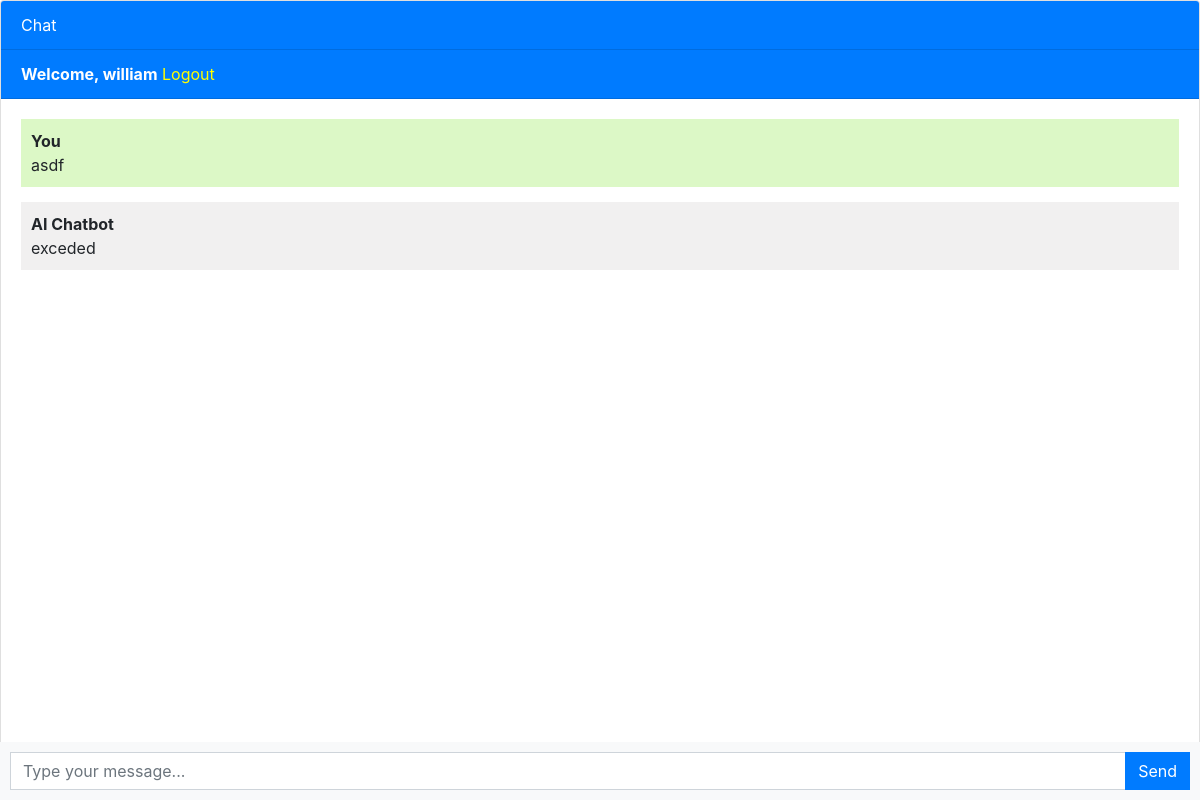
The page /api/ (signed in) on the database as committed earlier.
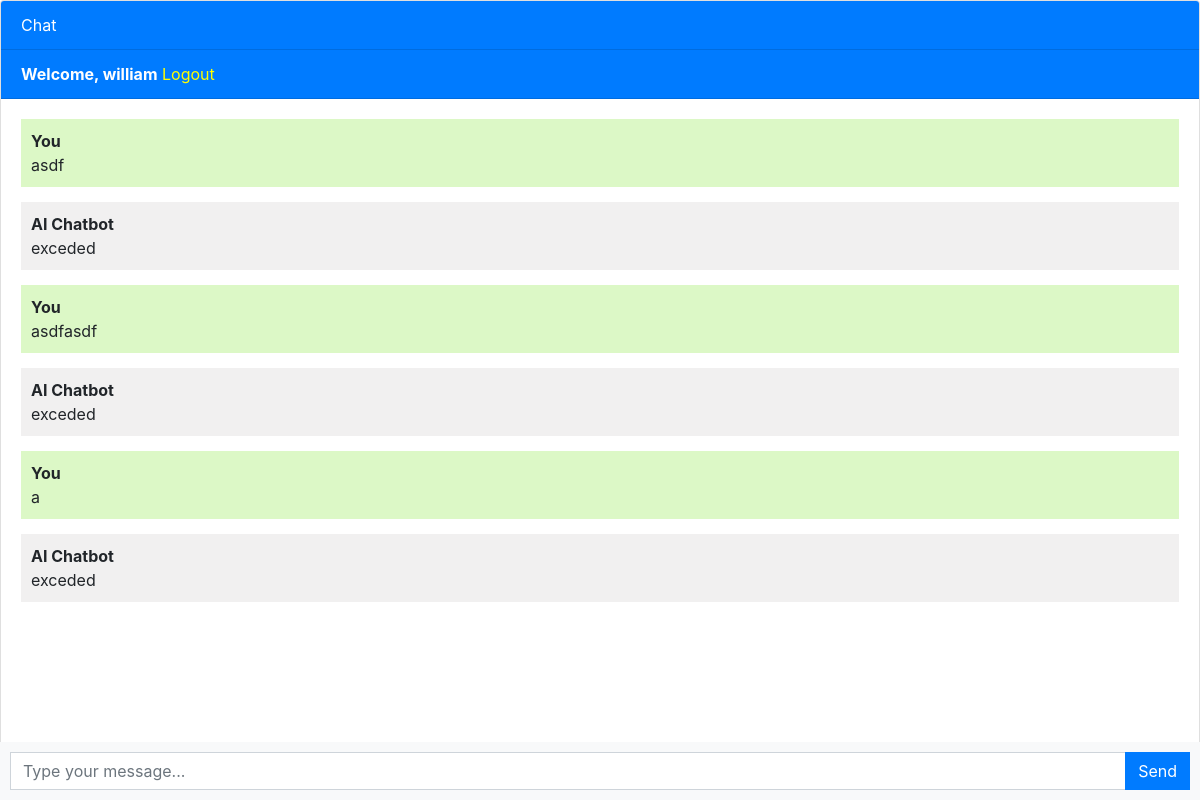
The same page on the database as committed later.
### chatbot/models.py (models this page shows, shortened)
class Chat(models.Model):
    user = models.ForeignKey(User, on_delete=models.CASCADE)
    message = models.TextField()
    response = models.TextField()
    created_at = models.DateTimeField(auto_now_add=True)

### chatbot/views.py (the view)
# urls.py: path('', views.chatbot, name='chatbot'),
def chatbot(request):
    chats = Chat.objects.filter(user=request.user)
    if request.method == "POST":
        message = request.POST.get('message')
        response = "exceded"
        chat = Chat(user=request.user, message=message, response=response)
        chat.save()
        return JsonResponse({"message": message, "response": response})
    return render(request, 'chatbot.html', {
        'chats': chats,
        })

### templates/chatbot.html (shortened to what this page needs)
{% extends 'base.html' %}
{% block content %}
<div class="chat-container">
  <div class="card flex-grow-1">
    <div class="card-header bg-primary text-white">Chat</div>
    {% if user.is_authenticated %}
    	<div class="card-header bg-primary text-white"><b>Welcome, {{user.username}}</b>   <a style="color: yellow;" href="logout">Logout</a></div>
    {% else %}
    	<div class="card-header bg-primary text-white"><a style="color: yellow" href="login">Login</a>   <a style="color: yellow;" href="register">Register</a></div>
    {% endif %}
    <div class="card-body messages-box">
      <ul class="list-unstyled messages-list">
        {% for chat in chats %}
          {% if chat.user == request.user %}
            <li class="message sent">
          <div class="message-text">
            <div class="message-sender">
              <b>You</b>
            </div>
            <div class="message-content">
              {{chat.message}}
            </div>
          </div>
        </li>
        <li class="message received">
          <div class="message-text">
            <div class="message-sender">
              <b>AI Chatbot</b>
            </div>
            <div class="message-content">
              {{chat.response}}
            </div>
          </div>
        </li>
          {% endif %}
        {% endfor %}
      </ul>
    </div>
    <br><br>
    <br><br>
    <br><br>
  </div>
  <form class="message-form">
    <div class="input-group">
      <input type="text" class="form-control message-input" placeholder="Type your message...">
      <div class="input-group-append">
        <button type="submit" class="btn btn-primary btn-send">Send</button>
      </div>
    </div>
  </form>
</div>
{% endblock %}

### templates/base.html (shortened to what this page needs)
<!DOCTYPE html>
<html lang="en">
  <head>
    <link rel="stylesheet" href="https://stackpath.bootstrapcdn.com/bootstrap/4.3.1/css/bootstrap.min.css">
  </head>
  <body>
    {% block content %}{% endblock %}
  </body>
</html>

### templates/chatbot.html (style rules this page uses)
body, html { height: 100%; }
.messages-box { flex: 1; overflow-y: auto; }
.messages-list { padding-left: 0; }
.message { margin-bottom: 15px; list-style: none; }
.message-text { padding: 10px; border-radius: 5px; }
.sent { background-color: #dcf8c6; align-self: flex-end; }
.received { background-color: #f1f0f0; align-self: flex-start; }
.message-form { display: flex; position: fixed; bottom: 0; left: 0; right: 0; padding: 10px; background-color: #f8f9fa; }
.message-input { flex: 1; border-radius: 0; border-right: none; }
.btn-send { border-radius: 0; }
.chat-container { height: 100%; display: flex; flex-direction: column; }

Rows that differ between the two databases and show on the page:
added Chat: message "asdfasdf", response "exceded"
added Chat: message "a", response "exceded"
